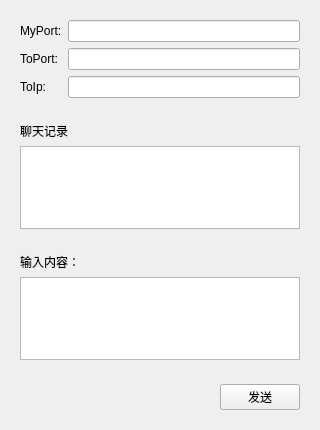
<?xml version="1.0" encoding="UTF-8"?>
<ui version="4.0">
 <class>Udp2</class>
 <widget class="QWidget" name="Udp2">
  <property name="geometry">
   <rect>
    <x>0</x>
    <y>0</y>
    <width>320</width>
    <height>430</height>
   </rect>
  </property>
  <property name="windowTitle">
   <string>Form</string>
  </property>
  <layout class="QVBoxLayout" name="verticalLayout_3">
   <item>
    <widget class="QWidget" name="widget" native="true">
     <layout class="QGridLayout" name="gridLayout">
      <item row="0" column="0">
       <widget class="QLabel" name="label">
        <property name="text">
         <string>MyPort:</string>
        </property>
       </widget>
      </item>
      <item row="0" column="1">
       <widget class="QLineEdit" name="myPort"/>
      </item>
      <item row="1" column="0">
       <widget class="QLabel" name="label_2">
        <property name="text">
         <string>ToPort:</string>
        </property>
       </widget>
      </item>
      <item row="1" column="1">
       <widget class="QLineEdit" name="toPort"/>
      </item>
      <item row="2" column="0">
       <widget class="QLabel" name="label_3">
        <property name="text">
         <string>ToIp:</string>
        </property>
       </widget>
      </item>
      <item row="2" column="1">
       <widget class="QLineEdit" name="toIp"/>
      </item>
     </layout>
    </widget>
   </item>
   <item>
    <widget class="QWidget" name="widget_2" native="true">
     <layout class="QVBoxLayout" name="verticalLayout">
      <item>
       <widget class="QLabel" name="label_4">
        <property name="text">
         <string>聊天记录</string>
        </property>
       </widget>
      </item>
      <item>
       <widget class="QTextEdit" name="record">
        <property name="readOnly">
         <bool>true</bool>
        </property>
       </widget>
      </item>
     </layout>
    </widget>
   </item>
   <item>
    <widget class="QWidget" name="widget_3" native="true">
     <layout class="QVBoxLayout" name="verticalLayout_2">
      <item>
       <widget class="QLabel" name="label_5">
        <property name="text">
         <string>输入内容：</string>
        </property>
       </widget>
      </item>
      <item>
       <widget class="QTextEdit" name="input"/>
      </item>
     </layout>
    </widget>
   </item>
   <item>
    <widget class="QWidget" name="widget_4" native="true">
     <layout class="QHBoxLayout" name="horizontalLayout">
      <item>
       <spacer name="horizontalSpacer">
        <property name="orientation">
         <enum>Qt::Horizontal</enum>
        </property>
        <property name="sizeHint" stdset="0">
         <size>
          <width>40</width>
          <height>20</height>
         </size>
        </property>
       </spacer>
      </item>
      <item>
       <widget class="QPushButton" name="sendBtn">
        <property name="text">
         <string>发送</string>
        </property>
       </widget>
      </item>
     </layout>
    </widget>
   </item>
  </layout>
 </widget>
 <resources/>
 <connections/>
</ui>
